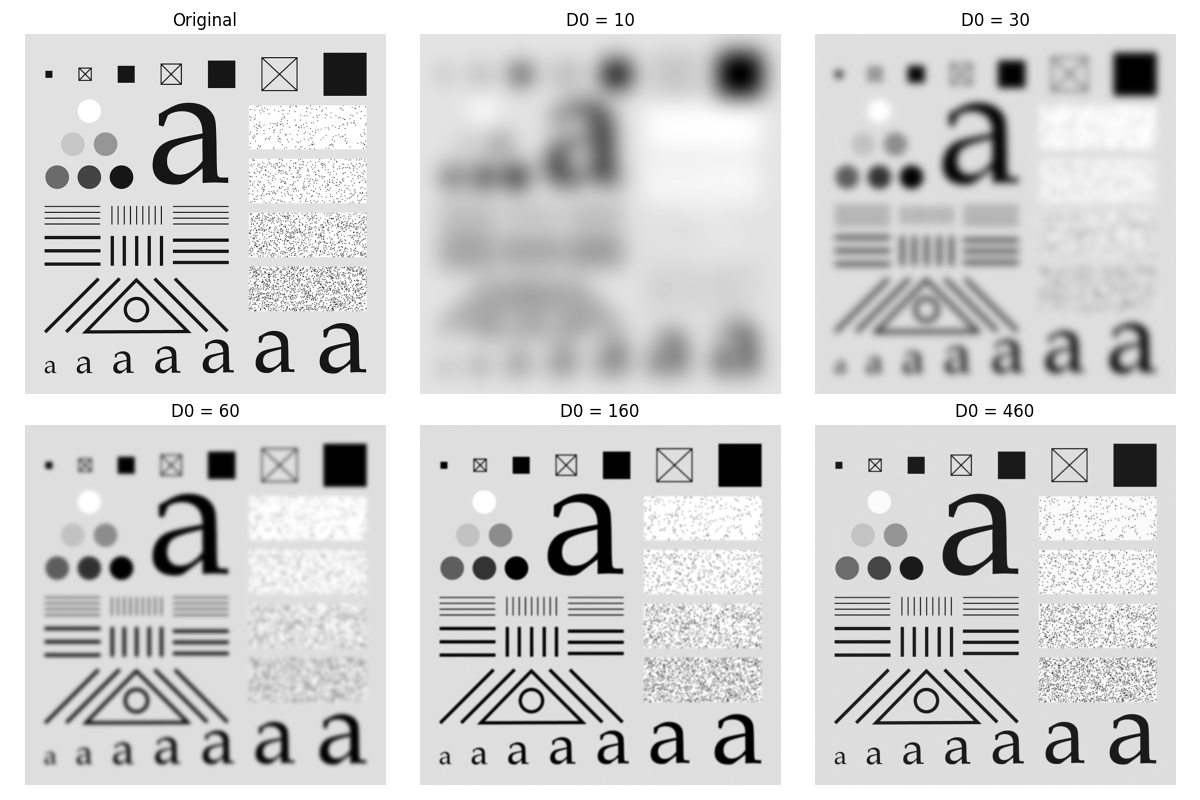

This figure's Python source:
import os
import sys
import numpy as np
import matplotlib.pyplot as plt
from skimage.io import imread
from skimage.util import img_as_float
from libDIPUM.lpfilter import lpfilter
from libDIP.dftFiltering4e import dftFiltering4e
from libDIPUM.data_path import dip_data

# Parameters
D0 = [10, 30, 60, 160, 460]

# Data
img_path = dip_data('characterTestPattern688.tif')
f = img_as_float(imread(img_path))
M, N = f.shape
P = 2 * M
Q = 2 * N

# Process
results = []
for d0 in D0:
    H = np.fft.fftshift(lpfilter('gaussian', P, Q, d0))
    results.append(dftFiltering4e(f, H))

# Display
fig, axes = plt.subplots(2, 3, figsize=(12, 8))
axes[0, 0].imshow(f, cmap='gray')
axes[0, 0].set_title('Original')
axes[0, 0].axis('off')

for idx, d0 in enumerate(D0):
    ax = axes.flat[idx + 1]
    ax.imshow(results[idx], cmap='gray')
    ax.set_title(f'D0 = {d0}')
    ax.axis('off')

plt.tight_layout()
plt.savefig('Figure444.png')
plt.show()
